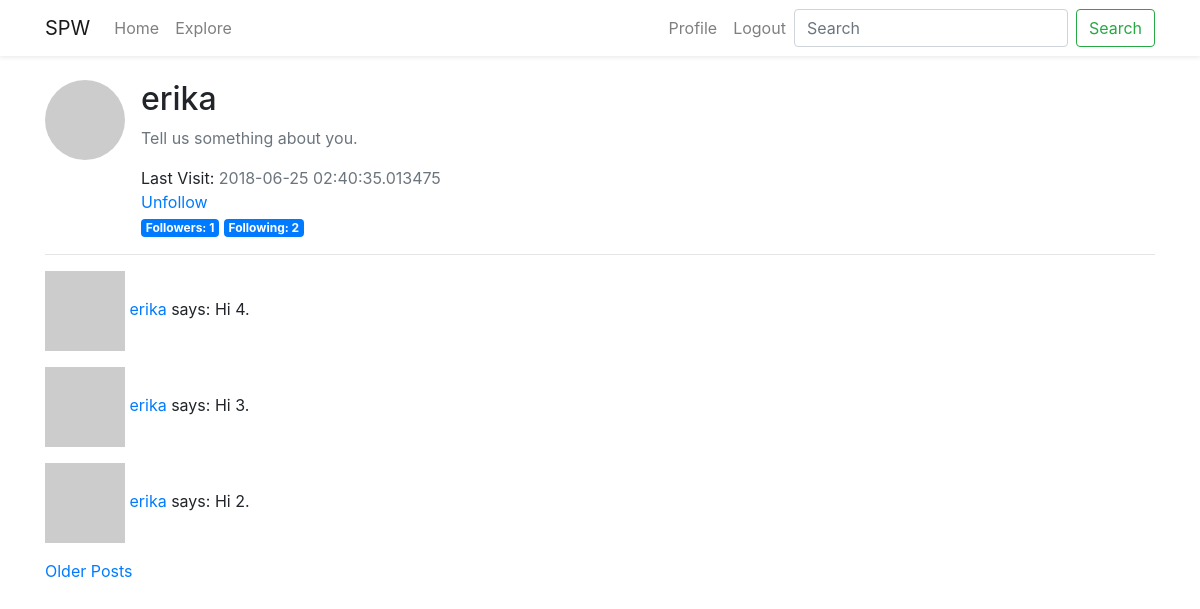
/user/erika (signed in), run on the app's committed database.
### src/models.py (models this page shows, shortened)
class User(UserMixin, db.Model):
    id = db.Column(db.Integer, primary_key=True)
    username = db.Column(db.String(64), index=True, unique=True)
    email = db.Column(db.String(128), index=True, unique=True)
    password_hash = db.Column(db.String(128))
    posts = db.relationship('Post', backref='author', lazy='dynamic')
    about_me = db.Column(db.String(140))
    last_seen = db.Column(db.DateTime, default=datetime.utcnow)
    following = db.relationship(
        'User', secondary=followers,
        primaryjoin=(followers.c.follower_id == id),
        secondaryjoin=(followers.c.following_id == id),
        backref=db.backref('followers', lazy='dynamic'),
        lazy='dynamic',
    )
    def is_following(self, user):
        return self.following.filter(followers.c.following_id == user.id).count() > 0
    def avatar(self, size):
        digest = md5(self.email.lower().encode('utf-8')).hexdigest()
        return f"https://www.gravatar.com/avatar/{digest}?d=robohash&s={size}"

class Post(db.Model):
    id = db.Column(db.Integer, primary_key=True)
    body = db.Column(db.String(140))
    timestamp = db.Column(db.DateTime, index=True, default=datetime.utcnow)
    user_id = db.Column(db.Integer, db.ForeignKey('user.id'))

### src/routes.py (the view)
@app.route('/user/<username>')
@login_required
def user(username):
    c_user = User.query.filter_by(username=username).first_or_404()
    page = request.args.get(key='page', default=1, type=int)
    posts = c_user.posts.order_by(Post.timestamp.desc()).paginate(
        page=page,
        per_page=app.config['POST_PER_PAGE'],
        error_out=False,
    )
    next_page = url_for('user', username=c_user.username, page=posts.next_num) if posts.has_next else None
    prev_page = url_for('user', username=c_user.username, page=posts.prev_num) if posts.has_prev else None
    return render_template('user.html', title=c_user.username, user=c_user, posts=posts.items, next_page=next_page,
                           prev_page=prev_page)

### src/models.py (called while the page is built)
@login.user_loader
def load_user(idx):
    return User.query.get(int(idx))

### src/routes.py (called while the page is built)
@app.before_request
def before_request():
    if current_user.is_authenticated:
        current_user.last_seen = datetime.utcnow()
        db.session.commit()

### src/templates/user.html (shortened to what this page needs)
{% extends 'base.html' %}
{% block content %}
    <div class="media">
        <img src="{{ user.avatar(128) }}" alt="Profile Image" class="rounded-circle mr-3">
        <div class="media-body">
            <h2 class="mt-0 mr-3 d-inline">{{ user.username }}</h2>
            {% if user.about_me %}
                <p class="mt-2">{{ user.about_me }}</p>
            {% else %}
                <p class="text-muted mt-2">Tell us something about you.</p>
            {% endif %}
            {% if user.last_seen %}
                <p class="d-inline">Last Visit: </p>
                <p class="text-muted d-inline">{{ user.last_seen }}</p>
            {% endif %}
            {% if (user != current_user) and (not current_user.is_following(user)) %}
                <div>
                    <a href="{{ url_for('follow', username=user.username) }}">Follow</a>
                </div>
            {% elif (user != current_user) and (current_user.is_following(user)) %}
                <div>
                    <a href="{{ url_for('unfollow', username=user.username) }}">Unfollow</a>
                </div>
            {% endif %}
            <div>
                <span class="badge badge-primary">Followers: {{ user.followers.count() }}</span>
                <span class="badge badge-primary">Following: {{ user.following.count() }}</span>
            </div>
        </div>
    </div>
    <hr>
    {% for post in posts %}
        {% include "includes/_post.html" %}
    {% endfor %}
    {% if next_page %}
        <a href="{{ next_page }}">Older Posts</a>
    {% endif %}
{% endblock %}

### src/templates/includes/_post.html
<p>
    <img src="{{ post.author.avatar(36) }}" alt="Profile Image">
    <a href="{{ url_for('user', username=post.author.username) }}">
        {{ post.author.username }}
    </a>
    says: {{ post.body }}
</p>

### data on the page
User: username "erika", last_seen "2018-06-25 02:40:35.013475"
Post: author.username "erika", body "Hi 4."
Post: author.username "erika", body "Hi 3."
Post: author.username "erika", body "Hi 2."

### other printed values
{{ user.followers.count() }} "1"
{{ user.following.count() }} "2"
